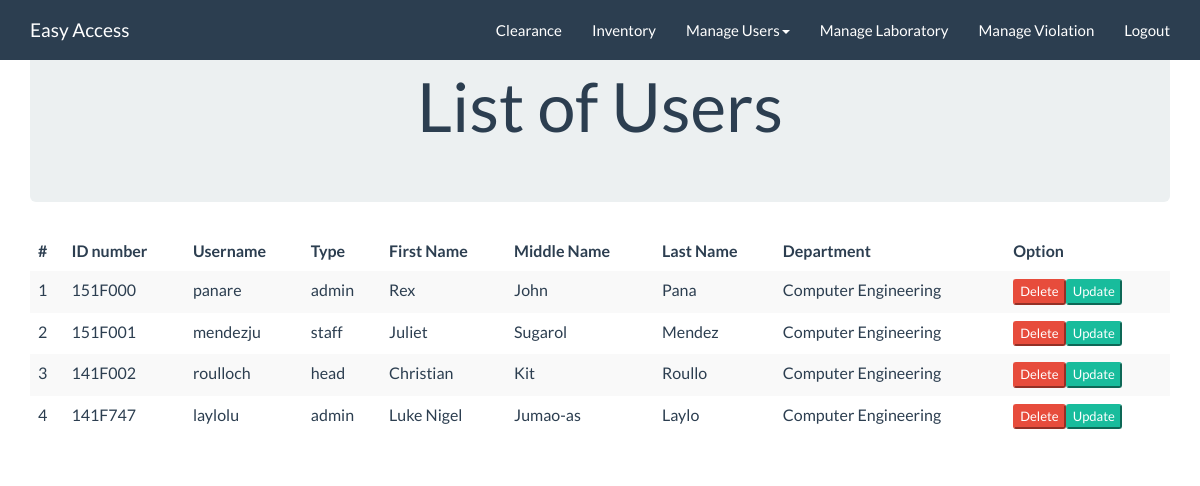
Screenshot of /index.php/admin/sUser with the database file from the repository.
### tables this page shows
CREATE TABLE IF NOT EXISTS `user` (
`id` int(11) NOT NULL,
  `name` varchar(45) DEFAULT NULL,
  `password` varchar(45) DEFAULT NULL,
  `type` varchar(45) DEFAULT NULL,
  `idnumber` varchar(45) NOT NULL,
  `firstname` varchar(45) NOT NULL,
  `middlename` varchar(45) NOT NULL,
  `lastname` varchar(45) NOT NULL,
  `department` varchar(45) NOT NULL
);

### application/controllers/admin.php (called while the page is built, shortened)
<?php
class admin extends CI_Controller {
	public function __construct()
        {
                $this->load->view('admin/head');
                $this->load->view('templates/header');
        }
	public function sUser()
	{
		$data['x'] = $this->accountsdb->showusers();
		$this->load->view('admin/showusers',$data);
	}
}

### index.php (called while the page is built, shortened)
<?php
require_once BASEPATH.'core/CodeIgniter.php';

### application/models/accountsdb.php (called while the page is built, shortened)
<?php
class accountsdb extends CI_Model {
        public function showusers()
        {
          $query = $this->db->get('user');
          $data = $query->result_array();
          return $data;
        }
  }?>

### application/views/admin/showusers.php (the view)
<div class="container">
<div class="starter-template">
	<div class="jumbotron">
        <center><h1>List of Users</h1>  </center>
    </div>
          <div class="table-responsive">
            <table class="table table-striped">
              <thead>
                <tr>
                  <th>#</th>
                  <th>ID number</th>
                  <th>Username</th>
                  <th>Type</th>
                  <th>First Name</th>
                  <th>Middle Name</th>
                  <th>Last Name</th>
                  <th>Department</th>
                  <th>Option</th>
                </tr>
              </thead>
              <tbody>
              <?php
              $c=1;
              foreach ($x as $row) {
              echo "<tr>
                  <td>".$c."</td>
                  <td>".$row['idnumber']."</td>
                  <td>".$row['name']."</td>
                  <td>".$row['type']."</td>
                  <td>".$row['firstname']."</td>
                  <td>".$row['middlename']."</td>
                  <td>".$row['lastname']."</td>
                  <td>".$row['department']."</td>
                  <td>".anchor('admin/deleteuser/'.$row['id'],'<button type="button" class="btn-xs btn-danger">Delete</button>')."".anchor('admin/updateuser/'.$row['id'],'<button type="button" class="btn-xs btn-success">Update</button>')."</td>
                </tr>";
                $c++;
              }?>
              </tbody>
            </table>
          </div>
   </div>
</div>

### application/views/admin/head.php (shortened to what this page needs)
<body id="page-top" class="index">
    <nav id="mainNav" class="navbar navbar-default navbar-fixed-top navbar-custom">
        <div class="container">
            <div class="navbar-header page-scroll">
                <?php echo anchor('account/index','Easy Access','class="navbar-brand"'); ?>
            </div>
            <div class="collapse navbar-collapse" id="bs-example-navbar-collapse-1">
                <ul class="nav navbar-nav navbar-right">
                    <li class="page-scroll">
                        <a href="">Clearance</a>
                    </li>
                    <li class="page-scroll">
                        <a href="">Inventory</a>
                    </li>
                     <li class="dropdown">
                      <a href="#" class="dropdown-toggle" data-toggle="dropdown" role="button" aria-haspopup="true" aria-expanded="false">Manage Users<span class="caret"></span></a>
                        </li>
                    <li class="page-scroll">
                        <a href="">Manage Laboratory</a>
                    </li>
                    <li class="page-scroll">
                        <a href="">Manage Violation</a>
                    </li>
                    <li class="page-scroll">
                  <a data-toggle="modal" data-target="#myModal" href="#">Logout</a>
                    </li>
                </ul>
            </div>
        </div>
    </nav>

### application/views/templates/header.php (shortened to what this page needs)
<!DOCTYPE html>
<html lang="en">
<head>
  	<link rel="stylesheet" href="<?php echo base_url("assets/css/bootstrap.css"); ?>" >
	<link href="vendor/font-awesome/css/font-awesome.min.css" rel="stylesheet" type="text/css">
</head>
<body>

### rows the page displays
user: idnumber "151F000", name "panare", type "admin", firstname "Rex", middlename "John", lastname "Pana", department "Computer Engineering", id "Delete", id "Update"
user: idnumber "151F001", name "mendezju", type "staff", firstname "Juliet", middlename "Sugarol", lastname "Mendez", department "Computer Engineering", id "Delete", id "Update"
user: idnumber "141F002", name "roulloch", type "head", firstname "Christian", middlename "Kit", lastname "Roullo", department "Computer Engineering", id "Delete", id "Update"
user: idnumber "141F747", name "laylolu", type "admin", firstname "Luke Nigel", middlename "Jumao-as", lastname "Laylo", department "Computer Engineering", id "Delete", id "Update"

### other values shown
anchor('account/index','Easy Access','class="navbar-brand"') "Easy Access"
